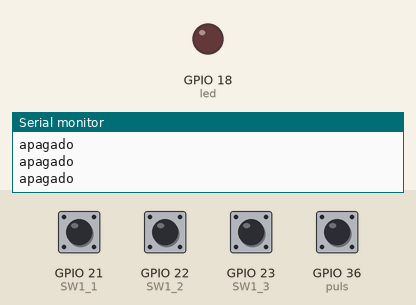
Recording of a program running on a simulated ESP32. Parts: output pins drawn as LEDs (lit = HIGH), the last lines printed to the serial monitor. The inputs (shaded band) are chosen by the test bench; at power-on: GPIO 21 (SW1_1), GPIO 22 (SW1_2), GPIO 23 (SW1_3), GPIO 36 (puls) HIGH.

Above: at 1.8 s.
1.9 s: GPIO 36 (puls) pulled LOW for 0.6 s
At 2.4 s:
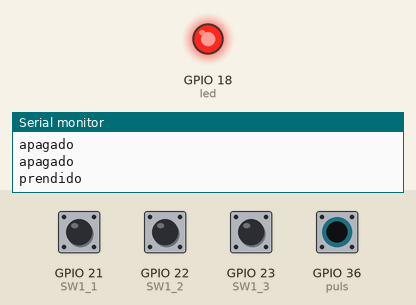
Timing chart, 0 to 4.9 s (numbered marks = the images above; inputs shaded):
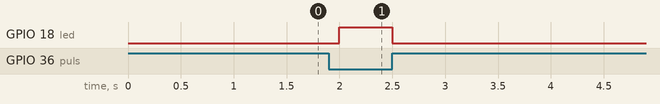

Measured:
- after the input at 1.9 s, GPIO 18 (led): LOW → HIGH after 0.10 s, → LOW 0.50 s later

The program:

main.cpp
```cpp
#include <Arduino.h>


#define puls 36
#define led 18

#define SW1_1 21
#define SW1_2 22
#define SW1_3 23

bool touch = 0;
int velocidad = 500; // Velocidad predeterminada

void setup() {
  Serial.begin(115200);
  pinMode(led, OUTPUT);
  pinMode(puls, INPUT_PULLUP);
  pinMode(SW1_1, INPUT_PULLUP);
  pinMode(SW1_2, INPUT_PULLUP);
  pinMode(SW1_3, INPUT_PULLUP);
}

void loop() {
  // Leer el estado de los dip switches
  bool switch1 = digitalRead(SW1_1);
  bool switch2 = digitalRead(SW1_2);
  bool switch3 = digitalRead(SW1_3);
  // Determinar la velocidad según el estado de los dip switches
  if (!switch1 && !switch2 && !switch3) {
    velocidad = 1000; // Todos los switches apagados
  } else if (!switch1 && !switch2 && switch3) {
    velocidad = 500; // Solo SW1.3 encendido
  } else if (!switch1 && switch2 && !switch3) {
    velocidad = 250; // Solo SW1.2 encendido
  } else if (!switch1 && switch2 && switch3) {
    velocidad = 100; // SW1.2 y SW1.3 encendidos
  } else if (switch1 && !switch2 && !switch3) {
    velocidad = 750; // Solo SW1.1 encendido
  } // Puedes agregar más casos según tu necesidad
  // Leer el estado del botón
  touch = digitalRead(puls);
  if (touch == LOW) {
    digitalWrite(led, HIGH);
    Serial.println("prendido");
    delay(velocidad); // Usar la velocidad determinada por los dip switches
  } else {
    digitalWrite(led, LOW);
    Serial.println("apagado");
    delay(velocidad); // Usar la velocidad determinada por los dip switches
  }
}
```
